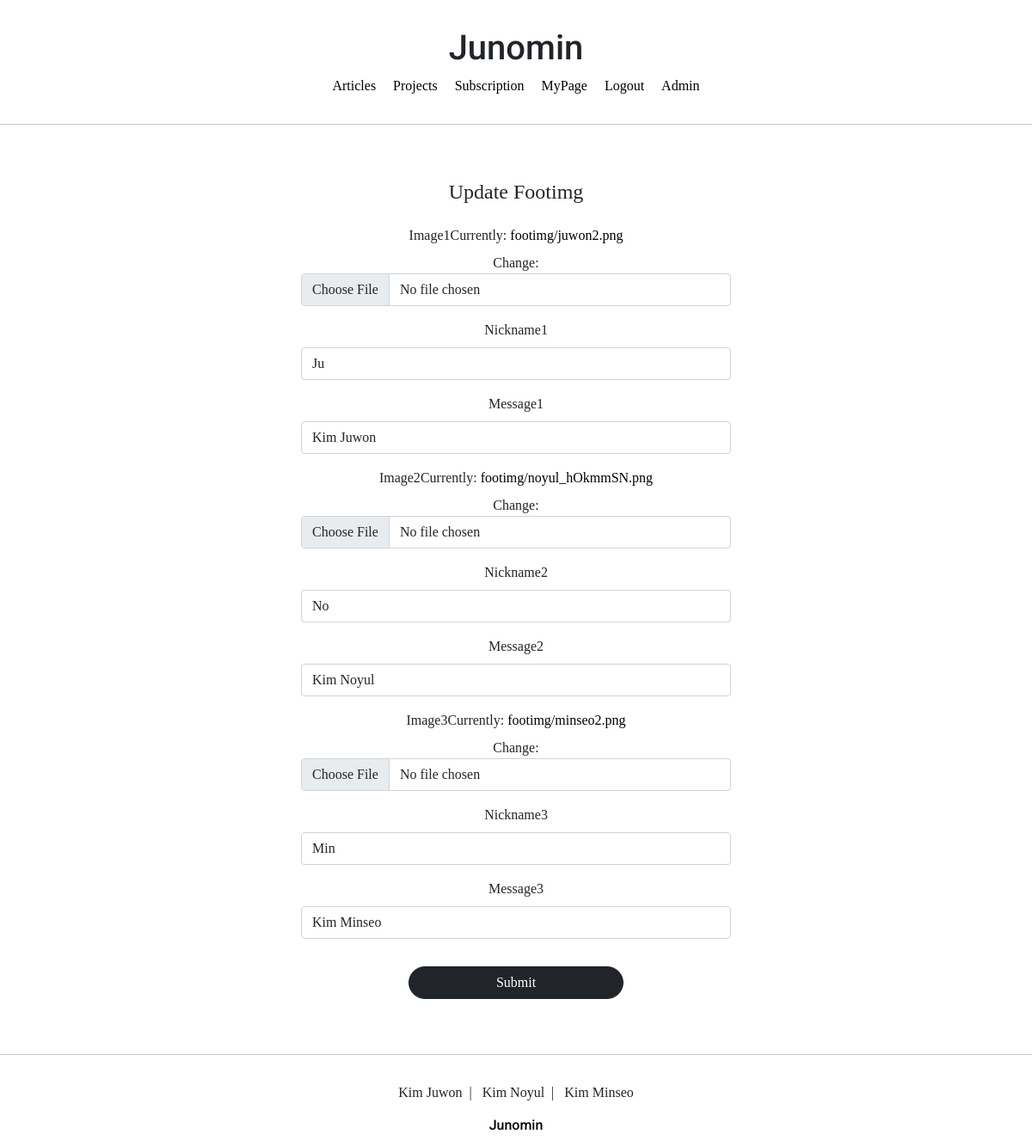
The page /footimg/update/2 (signed in) on the database its author committed.
### footimgapp/models.py (models this page shows)
class Footimg(models.Model):
    user = models.OneToOneField(User, on_delete=models.CASCADE, related_name='footimg')
    image1 = models.ImageField(upload_to='footimg/', null=True)
    nickname1 = models.CharField(max_length=20, unique=True, null=True)
    message1 = models.CharField(max_length=100, null=True)
    image2 = models.ImageField(upload_to='footimg/', null=True)
    nickname2 = models.CharField(max_length=20, unique=True, null=True)
    message2 = models.CharField(max_length=100, null=True)
    image3 = models.ImageField(upload_to='footimg/', null=True)
    nickname3 = models.CharField(max_length=20, unique=True, null=True)
    message3 = models.CharField(max_length=100, null=True)

### footimgapp/views.py (the view, shortened to what this page needs)
# urls.py: path('update/<int:pk>', FootimgUpdateView.as_view(), name='update'),
@method_decorator(footimg_ownership_required, 'get')
@method_decorator(footimg_ownership_required, 'post')
class FootimgUpdateView(UpdateView):
    model = Footimg
    context_object_name = "target_footimg"
    form_class = FootimgCreationForm
    template_name = 'footimgapp/update.html'

### footimgapp/forms.py
class FootimgCreationForm(ModelForm):
    class Meta:
        model = Footimg
        fields = ['image1',
                  'nickname1',
                  'message1',
                  'image2',
                  'nickname2',
                  'message2',
                  'image3',
                  'nickname3',
                  'message3',
        ]

### footimgapp/templates/footimgapp/update.html (shortened to what this page needs)
{% extends 'base.html' %}
{% load bootstrap4 %}
{% block content %}
    <div style="text-align: center; max-width: 500px; margin: 4rem auto;">
        <div class="mb-4">
            <h4>Update Footimg</h4>
        </div>
        <form action="{% url 'footimgapp:update' pk=target_footimg.pk %}" method="post" enctype="multipart/form-data">
            {% bootstrap_form form %}
            <input type="submit" class="btn btn-dark rounded-pill col-6 mt-3">
        </form>
    </div>
{% endblock %}

### static/base.css (style rules this page uses)
a { color:black; text-decoration: none; }

### rows shown on the page
Footimg: nickname1 "Ju", message1 "Kim Juwon", nickname2 "No", message2 "Kim Noyul", nickname3 "Min", message3 "Kim Minseo"
